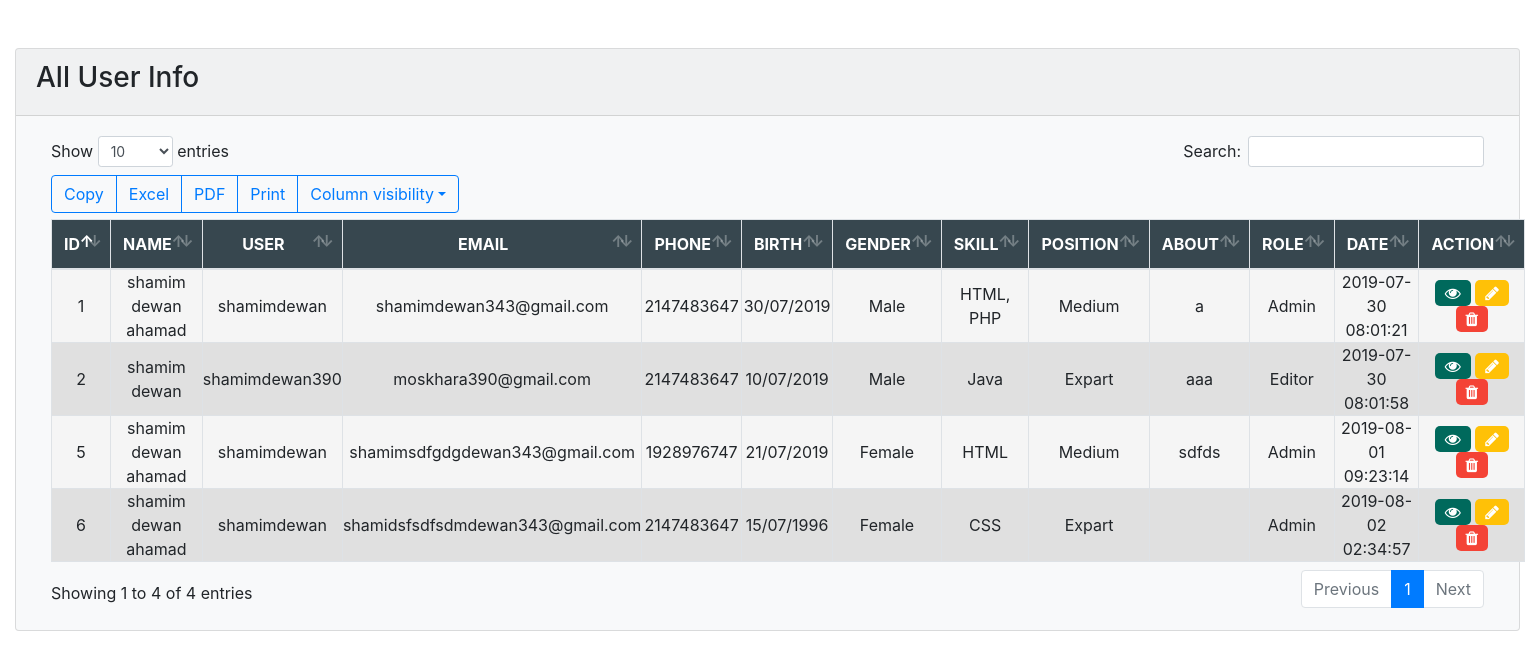
The page /users.php (signed in) on the database its author committed.
### tables this page shows
CREATE TABLE `users` (
  `id` int(11) NOT NULL,
  `fname` varchar(100) NOT NULL,
  `lname` varchar(100) NOT NULL,
  `uname` varchar(100) NOT NULL,
  `email` varchar(100) NOT NULL,
  `phone` int(100) DEFAULT NULL,
  `password` varchar(100) NOT NULL,
  `dob` varchar(100) NOT NULL,
  `gender` varchar(100) NOT NULL,
  `skill` varchar(100) NOT NULL,
  `position` varchar(100) NOT NULL,
  `role` varchar(100) NOT NULL,
  `about` text NOT NULL,
  `register_date` timestamp NOT NULL DEFAULT CURRENT_TIMESTAMP
);

### users.php (the view, shortened to what this page needs)
<?php
require 'db.php';
	$select = "SELECT * FROM users";
	$select_result = mysqli_query($db, $select);
?>
<!DOCTYPE html>
<html lang="en">
	<head>
		<link rel="stylesheet" href="./asset/datatable/css/bootstrap.min.css">
		<link rel="stylesheet" href="asset/datatable/plugin/css/dataTables.bootstrap4.min.css">
		<link rel="stylesheet" href="asset/datatable/plugin/css/buttons.bootstrap4.min.css">
		<link rel="stylesheet" href="./asset/datatable/css/materialdesignicons.min.css">
		<link rel="stylesheet" href="./asset/css/font-awesome.min.css">
		<link rel="stylesheet" href="./asset/datatable/css/style.css">
		<link rel="stylesheet" href="./asset/css/style.css">
	</head>
	<body>
		<div class="container-fluid mt-5">
			<div class="row">
				<div class="col-lg-12">
					<div class="card bg-light mb-2">
						<div class="card-header"><h3>All User Info</h3></div>
						<div class="card-body">
							<table id="myDataTable" class="order-column tabledesign table-striped table table-bordered" style="width:100%; border-collapse: collapse!important;" cellpadding="0">
								<thead>
									<tr>
										<th>ID</th>
										<th>NAME</th>
										<th>USER</th>
										<th>EMAIL</th>
										<th>PHONE</th>
										<th>BIRTH</th>
										<th>GENDER</th>
										<th>SKILL</th>
										<th>POSITION</th>
										<th>ABOUT</th>
										<th>ROLE</th>
										<th>DATE</th>
										<th>ACTION</th>
									</tr>
								</thead>
								<tbody>
									<?php foreach ($select_result as $value) { ?>
									<tr>
										<td><?php echo $value['id']  ?></td>
										<td><?php $full_name = $value['fname'].' '.$value['lname']; echo $full_name  ?></td>
										<td><?php echo $value['uname']  ?></td>
										<td><?php echo $value['email']  ?></td>
										<td><?php echo $value['phone']  ?></td>
										<td><?php echo $value['dob']  ?></td>
										<td><?php echo $value['gender']  ?></td>
										<td><?php echo $value['skill']  ?></td>
										<td><?php echo $value['position']  ?></td>
										<td><?php echo $value['about']  ?></td>
										<td>
											<?php
												if ($value['role']==1) {
													echo 'Admin';
												}elseif ($value['role']==2) {
													echo 'Moderator';
												}else{
													echo 'Editor';
												}
											?>
										</td>
										<td><?php echo $value['register_date']  ?></td>
										<td>
											<a href="single_user.php?id=<?php echo $value['id'] ?>" class="eye"><i class="fa fa-eye"></i></a>
											<a href="edit_user.php?id=<?php echo $value['id'] ?>" class="pencil"><i class="fa fa-pencil"></i></a>
											<a data-toggle="modal" data-target="#shmaim<?php echo $value['id'] ?>"  class="trash cursor-pointer"><i class="fa fa-trash"></i></a>
										</td>
									</tr>
									<?php } ?>
								</tbody>
							</table>
						</div>
					</div>
				</div>
			</div>
		</div>
	</body>
</html>

### asset/css/style.css (style rules this page uses)
* { margin: 0; padding: 0; font-family: 'Open Sans', sans-serif; font-size: 14px; color: #222222; box-sizing: border-box; }
a, a:hover { text-decoration: none; outline: 0; }
html { overflow-x: hidden; }
.table th { text-align: center; background: #37474F; color: #fff; }
.table td { padding: 0!important; vertical-align: middle!important; font-size: 16px; text-align: center; }
.table-striped tbody tr:nth-of-type(odd) { background-color: #F5F5F5!important; }
.table-striped tbody tr:nth-of-type(even) { background-color: #E0E0E0!important; }
table tr td a.eye i { padding: 5px 10px; background: #00695C; border-radius: 5px; color: #fff; }
table tr td a.pencil i { padding: 5px 10px; background: #FFC107; border-radius: 5px; color: #fff; }
table tr td a.trash i { padding: 5px 10px; background: #F44336; border-radius: 5px; color: #fff; }

### rows shown on the page
users: id "1", full_name "shamim dewan ahamad", uname "shamimdewan", email "shamimdewan343@gmail.com", phone "2147483647", dob "30/07/2019", gender "Male", skill "HTML, PHP", position "Medium", about "a", role "Admin", register_date "2019-07-30 08:01:21"
users: id "2", full_name "shamim dewan", uname "shamimdewan390", email "moskhara390@gmail.com", phone "2147483647", dob "10/07/2019", gender "Male", skill "Java", position "Expart", about "aaa", role "Editor", register_date "2019-07-30 08:01:58"
users: id "5", full_name "shamim dewan ahamad", uname "shamimdewan", email "shamimsdfgdgdewan343@gmail.com", phone "1928976747", dob "21/07/2019", gender "Female", skill "HTML", position "Medium", about "sdfds", role "Admin", register_date "2019-08-01 09:23:14"
users: id "6", full_name "shamim dewan ahamad", uname "shamimdewan", email "shamidsfsdfsdmdewan343@gmail.com", phone "2147483647", dob "15/07/1996", gender "Female", skill "CSS", position "Expart", role "Admin", register_date "2019-08-02 02:34:57"
